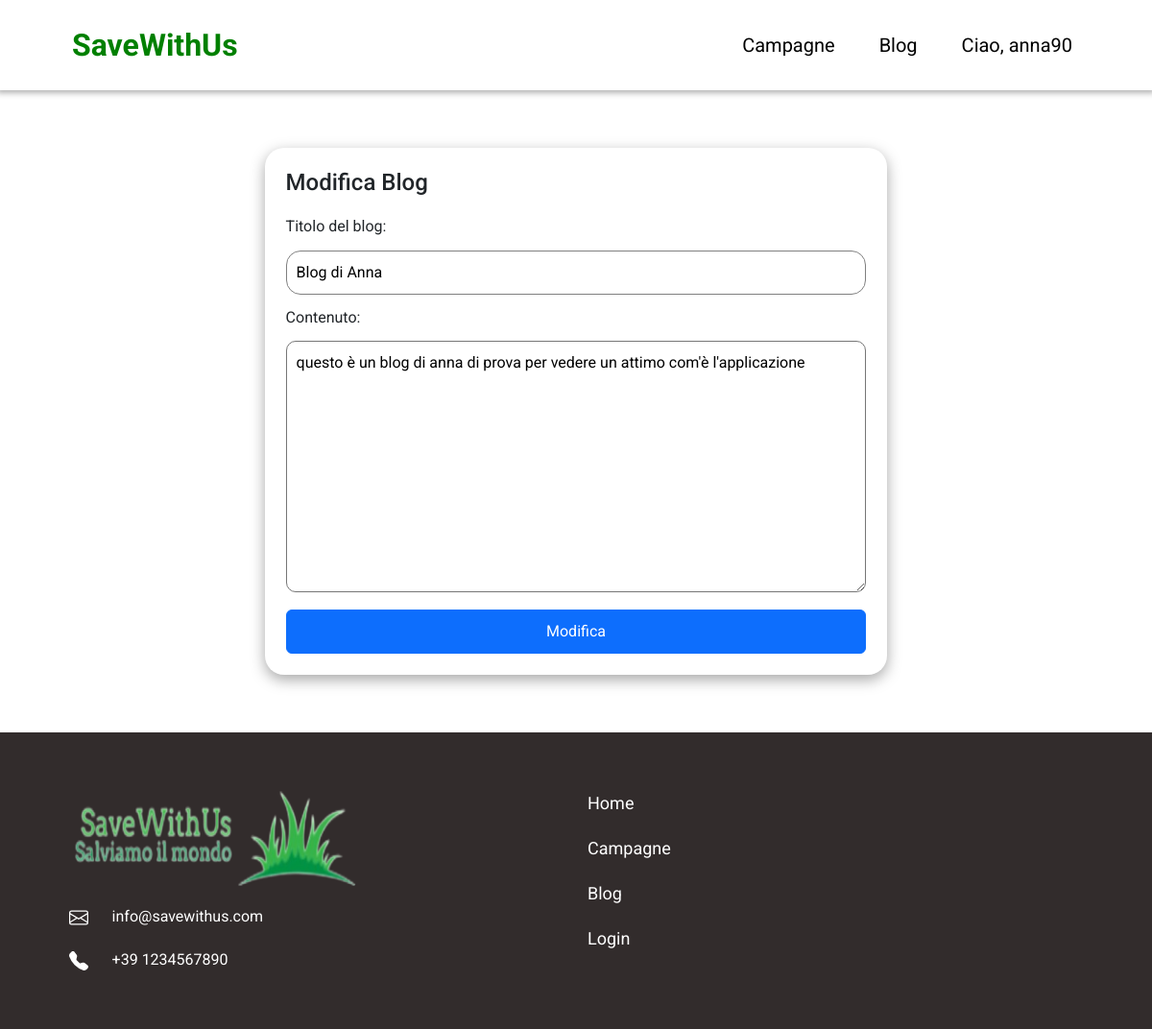
/new_blog.php?id=3 (signed in), run on an earlier commit of the app's database.
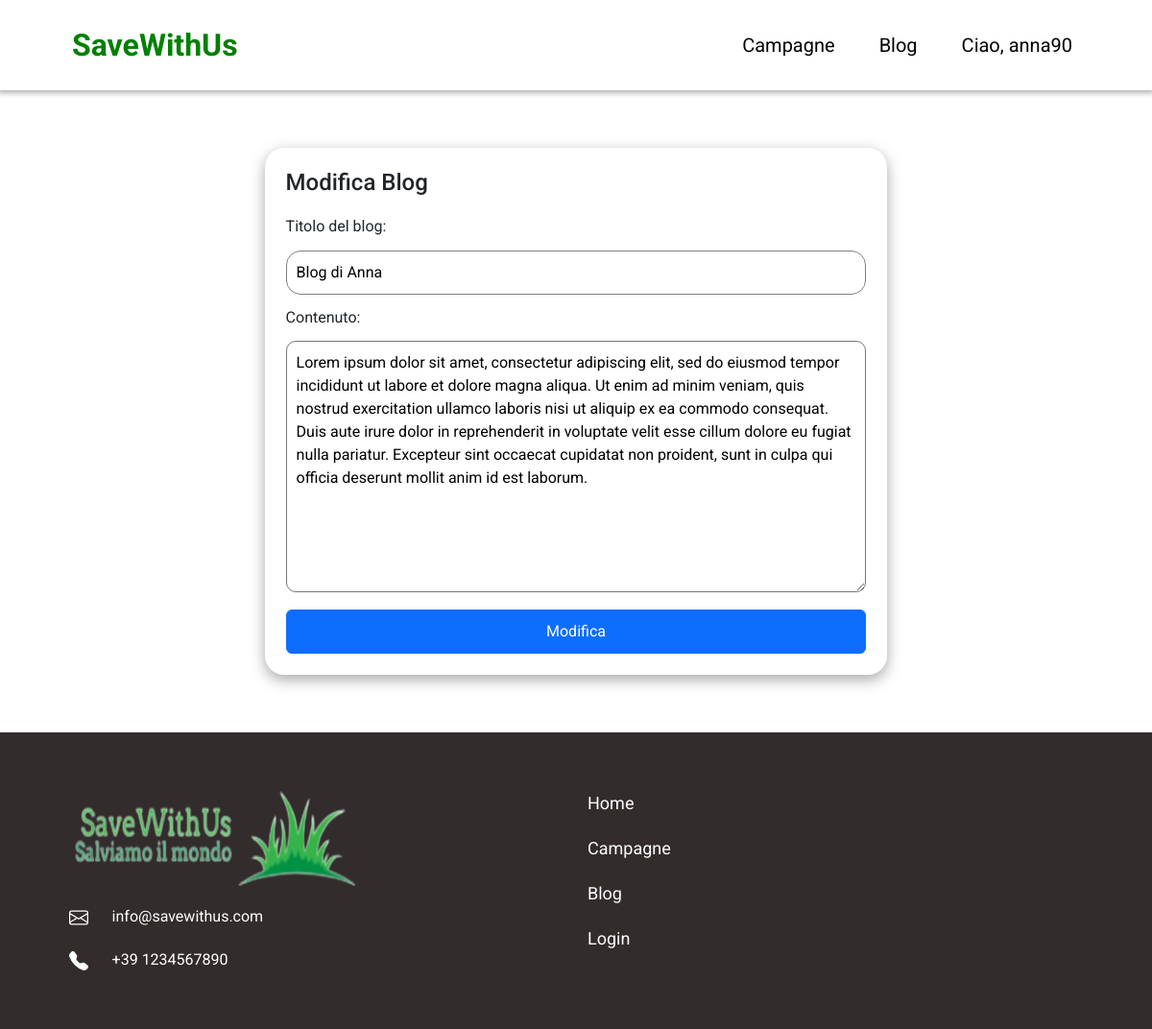
And on a later commit of the database.
### tables this page shows
CREATE TABLE `blog` (
  `id_blog` int(11) NOT NULL,
  `titolo` varchar(50) NOT NULL,
  `testo` varchar(700) NOT NULL,
  `created` date NOT NULL,
  `stato` int(11) NOT NULL,
  `autore` int(11) NOT NULL
);

### new_blog.php (the view, shortened to what this page needs)
<?php
include("./functions.php");
?>
<!DOCTYPE html>
<html lang="en">
<head>
    <link rel="stylesheet" href="./style/style.css">
    <link rel="stylesheet" href="./style/blog.css">
    <link rel="stylesheet" href="./style/newblog.css">
    <link href="https://cdn.jsdelivr.net/npm/bootstrap@5.3.3/dist/css/bootstrap.min.css" rel="stylesheet">
</head>
<body>
    <?php include "navbar.php" ?>
    <?php if(!isset($_GET['id'])){?>
    <div class="main-blog">
        <div class="card-center">
            <h4>Nuovo Blog</h4>
            <form action="<?php echo htmlspecialchars($_SERVER['PHP_SELF']) ?>" method="post">
                <label>Titolo del blog:</label>
                <input type="text" class="input-title" placeholder="Dai un titolo al tuo blog" name="title-blog">
                <label>Contenuto: </label>
                <textarea name="descrizione" rows="10" id="textarea-content" placeholder="Scrivi qua il contenuto del tuo blog"></textarea>
                <input type="submit" class="btn btn-primary pubb-blog" name="pubb-blog" value="Pubblica">
            </form>
        </div>
    </div>
    <?php }else{
        $sql = "SELECT blog.autore, blog.id_blog, blog.titolo, blog.testo FROM blog WHERE blog.id_blog=".$_GET['id'];
        $ris = $conn->query($sql);
        if($ris->num_rows == 1){
            $data = $ris->fetch_assoc();
        }else{
            header("location: user.php?page=blog");
        }
        ?>
        <div class="main-blog">
        <div class="card-center">
            <h4>Modifica Blog</h4>
            <form action="<?php echo htmlspecialchars($_SERVER['PHP_SELF'])."?id=".$_GET['id'] ?>" method="post">
                <label>Titolo del blog:</label>
                <input type="text" class="input-title" placeholder="Dai un titolo al tuo blog" name="title-blog" value="<?= $data['titolo']?>">
                <label>Contenuto: </label>
                <textarea name="descrizione" rows="10" id="textarea-content" placeholder="Scrivi qua il contenuto del tuo blog"><?= $data['testo']?></textarea>
                <input type="submit" class="btn btn-primary pubb-blog" name="mod-blog" value="Modifica">
            </form>
        </div>
    </div>
    <?php } ?>
    <?php include "footer.php" ?>
</body>
</html>

What changed in the data, as far as the page shows it:
changed blog "Blog di Anna": descrizione "questo è un blog di anna di prova per vedere un attimo com'è l'applicazione" → "Lorem ipsum dolor sit amet, consectetur adipiscing elit, sed do eiusmod tempor incididunt ut labore et dolore magna aliqua. Ut enim ad minim veniam, quis nostrud exercitation ullamco laboris nisi ut aliquip ex ea commodo consequat. Duis aute irure dolor in reprehenderit in voluptate velit esse cillum dolore eu fugiat nulla pariatur. Excepteur sint occaecat cupidatat non proident, sunt in culpa qui officia deserunt mollit anim id est laborum."
